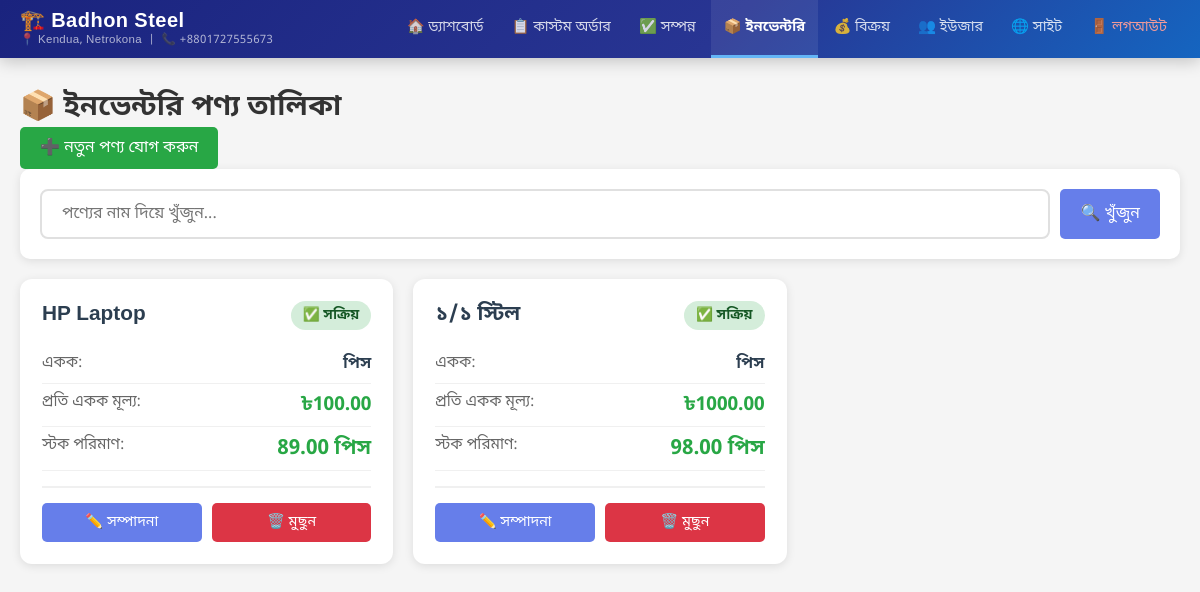
Page /admin-panel/inventory/ (signed in) on the earlier database version.
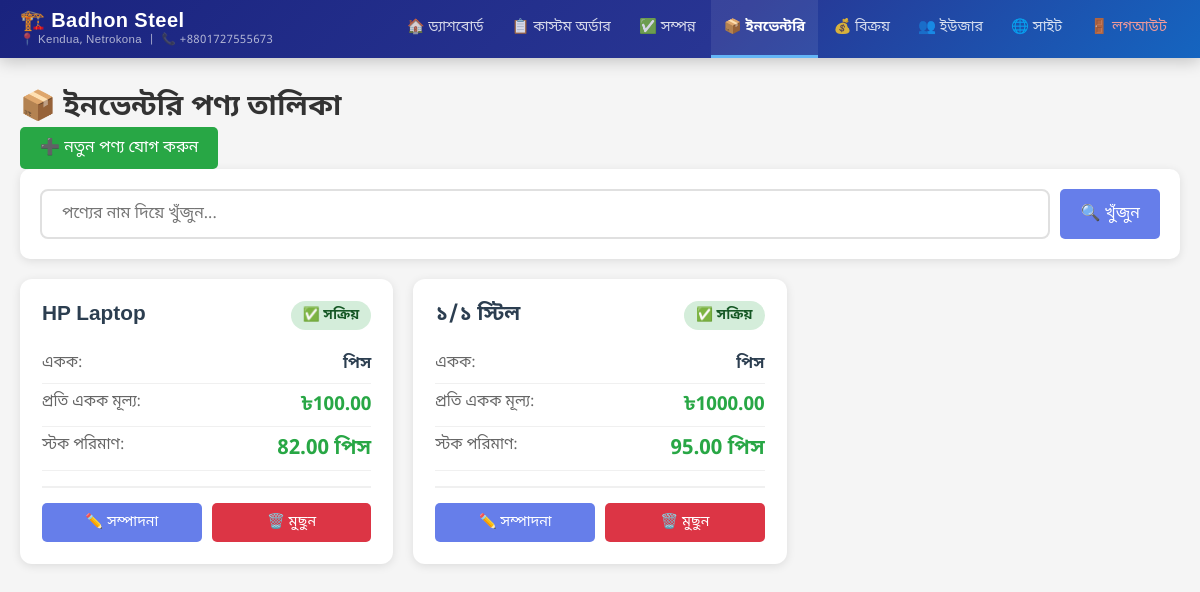
Same page on the later database version.
### shop/models.py (models this page shows, shortened)
class InventoryProduct(models.Model):
    UNIT_CHOICES = [
        ('piece', 'পিস'),
        ('feet', 'ফুট'),
        ('meter', 'মিটার'),
        ('ton', 'টন'),
        ('kg', 'কেজি'),
    ]
    name = models.CharField(max_length=200, verbose_name='পণ্যের নাম')
    description = models.TextField(verbose_name='বিবরণ', blank=True)
    unit = models.CharField(max_length=20, choices=UNIT_CHOICES, verbose_name='একক')
    price_per_unit = models.DecimalField(max_digits=10, decimal_places=2, verbose_name='প্রতি একক মূল্য')
    stock_quantity = models.DecimalField(max_digits=10, decimal_places=2, verbose_name='স্টক পরিমাণ', default=0)
    is_active = models.BooleanField(default=True, verbose_name='সক্রিয়')
    created_at = models.DateTimeField(auto_now_add=True, verbose_name='তৈরির তারিখ')
    updated_at = models.DateTimeField(auto_now=True, verbose_name='আপডেটের তারিখ')
    image = models.ImageField(upload_to='inventory/', blank=True, null=True, verbose_name='ছবি')
    class Meta:
        verbose_name = 'ইনভেন্টরি পণ্য'
        verbose_name_plural = 'ইনভেন্টরি পণ্যসমূহ'
        ordering = ['name']

### shop/views.py (the view)
# urls.py: path('admin-panel/inventory/', views.inventory_product_list, name='inventory_product_list'),
@login_required
def inventory_product_list(request):
    search_query = request.GET.get('search', '')
    page_number = request.GET.get('page', 1)
    products = InventoryProduct.objects.all()
    if search_query:
        products = products.filter(
            Q(name__icontains=search_query) |
            Q(description__icontains=search_query)
        )
    paginator = Paginator(products, 15)
    page_obj = paginator.get_page(page_number)
    context = {
        'products': page_obj,
        'page_obj': page_obj,
        'search_query': search_query,
    }
    return render(request, 'admin_panel/inventory_product_list.html', context)

### shop/templates/admin_panel/inventory_product_list.html (shortened to what this page needs)
{% extends 'admin_panel/base.html' %}
{% block content %}
<div class="inventory-header">
    <h2>📦 ইনভেন্টরি পণ্য তালিকা</h2>
    <a href="{% url 'inventory_product_create' %}" class="btn btn-success">➕ নতুন পণ্য যোগ করুন</a>
</div>
<div class="search-section">
    <form method="get" class="search-form">
        <input type="text" name="search" placeholder="পণ্যের নাম দিয়ে খুঁজুন..." value="{{ search_query }}" class="search-input">
        <button type="submit" class="btn btn-primary">🔍 খুঁজুন</button>
    </form>
</div>
{% if products %}
<div class="inventory-grid">
    {% for product in products %}
    <div class="product-card {% if product.stock_quantity <= 0 %}out-of-stock{% elif product.stock_quantity <= 10 %}low-stock{% endif %}">
        <div class="product-header">
            <h3 class="product-name">{{ product.name }}</h3>
            <span class="product-status {% if product.is_active %}status-active{% else %}status-inactive{% endif %}">
                {% if product.is_active %}✅ সক্রিয়{% else %}⏸️ নিষ্ক্রিয়{% endif %}
            </span>
        </div>
        <div class="product-info">
            <div class="info-row">
                <span class="info-label">একক:</span>
                <span class="info-value">{{ product.get_unit_display }}</span>
            </div>
            <div class="info-row">
                <span class="info-label">প্রতি একক মূল্য:</span>
                <span class="info-value price-value">৳{{ product.price_per_unit }}</span>
            </div>
            <div class="info-row">
                <span class="info-label">স্টক পরিমাণ:</span>
                <span class="info-value stock-value {% if product.stock_quantity <= 0 %}stock-out{% elif product.stock_quantity <= 10 %}stock-low{% else %}stock-ok{% endif %}">
                    {{ product.stock_quantity }} {{ product.get_unit_display }}
                </span>
            </div>
        </div>
        <div class="product-actions">
            <a href="{% url 'inventory_product_edit' product.pk %}" class="btn btn-primary">✏️ সম্পাদনা</a>
            <a href="{% url 'inventory_product_delete' product.pk %}" class="btn btn-danger" onclick="return confirm('আপনি কি নিশ্চিত যে এই পণ্যটি মুছে ফেলতে চান?')">🗑️ মুছুন</a>
        </div>
    </div>
    {% endfor %}
</div>
{% else %}
<div class="empty-state">
    <h3>📦 কোনো পণ্য পাওয়া যায়নি</h3>
    <p style="color: #666; margin-bottom: 20px;">আপনার ইনভেন্টরিতে এখনো কোনো পণ্য নেই।</p>
    <a href="{% url 'inventory_product_create' %}" class="btn btn-success">➕ প্রথম পণ্য যোগ করুন</a>
</div>
{% endif %}
{% endblock %}

Differences in the rows shown:
changed InventoryProduct "HP Laptop": stock_quantity "89.00" → "82.00"
changed InventoryProduct (number 2 of 2 on the later page): stock_quantity "98.00" → "95.00"
